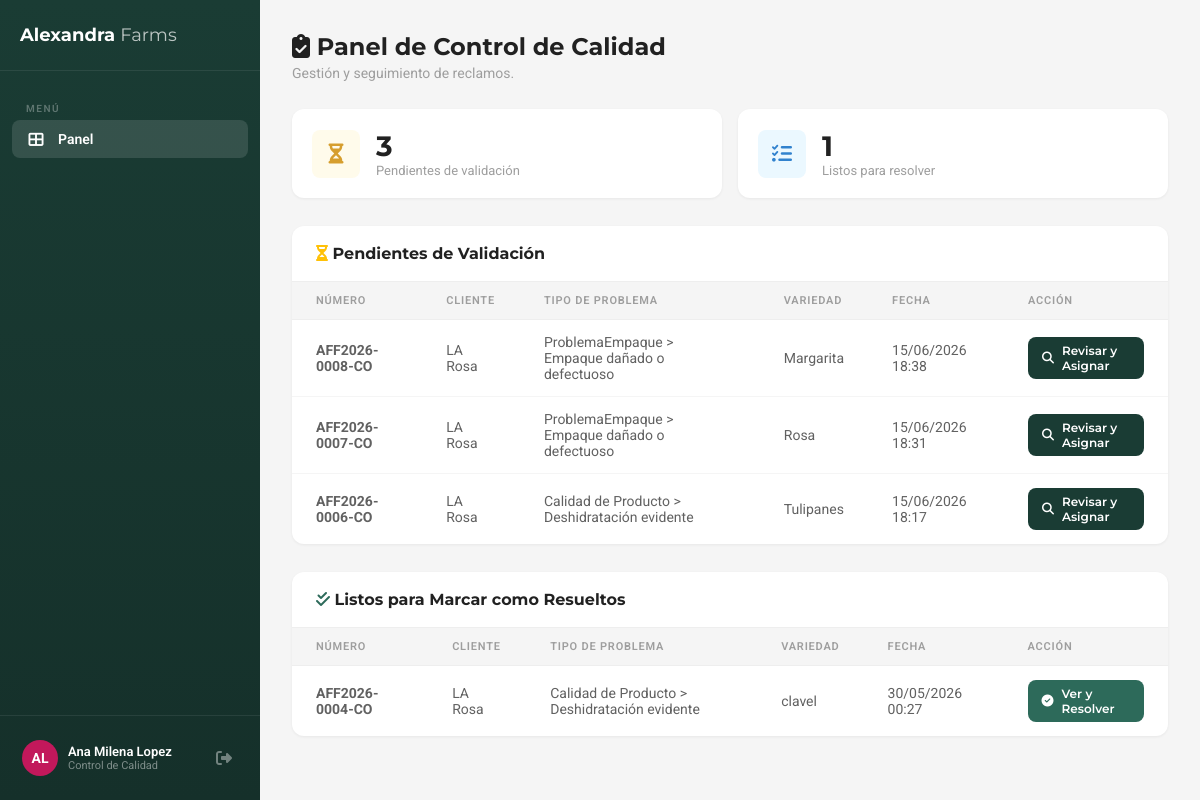
/reclamos/calidad/panel/ (signed in), run on the app's committed database.
### cuentas/models.py (models this page shows, shortened)
class Perfil(models.Model):
    ROLES = (
        ('cliente_comprador', _('Cliente Comprador')),
        ('empleado', _('Empleado Interno')),
    )
    DEPARTAMENTOS = (
        ('ventas', _('Ventas')),
        ('calidad', _('Control de Calidad')),
        ('poscosecha', _('Poscosecha')),
        ('produccion', _('Producción')),
        ('exportaciones', _('Exportaciones')),
        ('gerencia', _('Gerencia General')),
        ('admin', _('Administrador TI')),
    )
    IDIOMAS = (
        ('es', _('Español')),
        ('en', _('English')),
        ('ru', _('Русский')),
    )
    user = models.OneToOneField(User, on_delete=models.CASCADE, related_name='perfil')
    role = models.CharField(max_length=20, choices=ROLES, verbose_name=_('Rol'))
    departamento = models.CharField(max_length=20, choices=DEPARTAMENTOS, null=True, blank=True, verbose_name=_('Departamento'))
    phone = models.CharField(max_length=30, blank=True, verbose_name=_('Teléfono'))
    company_name = models.CharField(max_length=200, blank=True, verbose_name=_('Empresa'))
    country = models.CharField(max_length=100, blank=True, verbose_name=_('País'))
    preferred_language = models.CharField(
        max_length=2, choices=IDIOMAS, default='es', verbose_name=_('Idioma preferido')
    )
    must_change_password = models.BooleanField(
        default=False, verbose_name=_('Debe cambiar contraseña')
    )
    temp_password_expires_at = models.DateTimeField(
        null=True, blank=True, verbose_name=_('Expiración de contraseña temporal')
    )
    failed_attempts = models.IntegerField(default=0, verbose_name=_('Intentos fallidos'))
    locked_until = models.DateTimeField(
        null=True, blank=True, verbose_name=_('Bloqueado hasta')
    )
    created_at = models.DateTimeField(auto_now_add=True, verbose_name=_('Creado el'))
    class Meta:
        verbose_name = _('Perfil')
        verbose_name_plural = _('Perfiles')

### reclamos/models.py (models this page shows, shortened)
class Reclamo(models.Model):
    ESTADOS = (
        ('pendiente_validacion', _('Pendiente Validación')),
        ('en_validacion', _('En Validación')),
        ('aprobado_pendiente', _('Aprobado - Pendiente Asignación')),
        ('rechazado', _('Rechazado')),
        ('en_proceso', _('En Proceso')),
        ('en_investigacion', _('En Investigación')),
        ('resolucion_propuesta', _('Resolución Propuesta')),
        ('resuelto', _('Resuelto')),
        ('cerrado', _('Cerrado')),
    )
    numero = models.CharField(max_length=25, unique=True, editable=False, verbose_name=_('Número'))
    cliente = models.ForeignKey(Perfil, on_delete=models.CASCADE, related_name='reclamos', verbose_name=_('Cliente'))
    tipo_problema = models.ForeignKey(TipoProblema, on_delete=models.PROTECT, verbose_name=_('Tipo de problema'))
    variedad_rosa = models.CharField(max_length=100, verbose_name=_('Variedad de rosa'))
    numero_guia_master = models.CharField(max_length=100, verbose_name=_('Número de Guía Master'))
    fecha_despacho = models.DateField(verbose_name=_('Fecha de despacho'))
    descripcion = models.TextField(verbose_name=_('Descripción detallada'))
    estado = models.CharField(max_length=25, choices=ESTADOS, default='pendiente_validacion', verbose_name=_('Estado'))
    inspector_calidad = models.ForeignKey(
        Perfil, on_delete=models.SET_NULL, null=True, blank=True,
        related_name='reclamos_inspeccionados', verbose_name=_('Inspector de Calidad')
    )
    motivo_rechazo = models.ForeignKey(
        MotivoRechazo, on_delete=models.SET_NULL, null=True, blank=True,
        verbose_name=_('Motivo de Rechazo')
    )
    observaciones_internas_calidad = models.TextField(blank=True, verbose_name=_('Observaciones Internas (Calidad)'))
    zona_horaria_cliente = models.CharField(max_length=50, default='America/New_York', verbose_name=_('Zona horaria cliente'))
    created_at = models.DateTimeField(auto_now_add=True)
    updated_at = models.DateTimeField(auto_now=True)
    class Meta:
        verbose_name = _('Reclamo')
        verbose_name_plural = _('Reclamos')
        ordering = ['-created_at']
        permissions = [
            ("puede_validar_calidad", "Puede validar reclamos como Control de Calidad"),
            ("puede_ver_gerencia", "Puede ver dashboard gerencial"),
        ]

class TipoProblema(models.Model):
    categoria = models.ForeignKey(CategoriaProblema, on_delete=models.CASCADE, related_name='tipos')
    nombre = models.CharField(max_length=150, verbose_name=_('Tipo de Problema'))
    activo = models.BooleanField(default=True)
    class Meta:
        verbose_name = _('Tipo de Problema')
        verbose_name_plural = _('Tipos de Problemas')
    def __str__(self):
        return f"{self.categoria.nombre} > {self.nombre}"

class CategoriaProblema(models.Model):
    nombre = models.CharField(max_length=100, verbose_name=_('Categoría'))
    orden = models.PositiveIntegerField(default=0)
    class Meta:
        verbose_name = _('Categoría de Problema')
        verbose_name_plural = _('Categorías de Problemas')
        ordering = ['orden']

### cuentas/views.py (the view)
        @login_required
        def wrapper(request, *args, **kwargs):
            try:
                perfil = request.user.perfil
            except Perfil.DoesNotExist:
                logout(request)
                return redirect('login')
            if perfil.must_change_password:
                return redirect('cambiar_password')
            if perfil.role in roles:
                return view_func(request, *args, **kwargs)
            else:
                logout(request)
                messages.error(request, 'sin_permiso')
                return redirect('login')

### cuentas/views.py (called while the page is built)
def role_required(*roles):
    def decorator(view_func):
        @login_required
        def wrapper(request, *args, **kwargs):
            try:
                perfil = request.user.perfil
            except Perfil.DoesNotExist:
                logout(request)
                return redirect('login')
            if perfil.must_change_password:
                return redirect('cambiar_password')
            if perfil.role in roles:
                return view_func(request, *args, **kwargs)
            else:
                logout(request)
                messages.error(request, 'sin_permiso')
                return redirect('login')
        return wrapper
    return decorator

### reclamos/views.py (called while the page is built)
@role_required('empleado')
def panel_calidad(request):
    perfil = request.user.perfil
    if perfil.departamento != 'calidad':
        messages.error(request, 'sin_permiso')
        return redirect('login')
    reclamos_pendientes = Reclamo.objects.filter(
        estado__in=['pendiente_validacion', 'en_validacion']
    ).select_related('cliente__user', 'tipo_problema__categoria').order_by('-created_at')
    reclamos_por_resolver = Reclamo.objects.filter(
        estado='resolucion_propuesta'
    ).select_related('cliente__user', 'tipo_problema__categoria').order_by('-created_at')
    return render(request, 'reclamos/panel_calidad.html', {
        'perfil': perfil,
        'reclamos': reclamos_pendientes,
        'en_calidad_count': reclamos_pendientes.count(),
        'reclamos_por_resolver': reclamos_por_resolver,
        'por_resolver_count': reclamos_por_resolver.count(),
    })

### reclamos/templates/reclamos/panel_calidad.html (shortened to what this page needs)
{% extends 'reclamos/base_panel.html' %}
{% block sidebar_nav %}
    <div class="nav-section">Menú</div>
    <a href="{% url 'panel_calidad' %}" class="active"><i class="fas fa-th-large"></i> Panel</a>
{% endblock %}
{% block content %}
    <div class="page-header">
        <h1><i class="fas fa-clipboard-check"></i> Panel de Control de Calidad</h1>
        <p>Gestión y seguimiento de reclamos.</p>
    </div>
    <div class="stats-grid" style="margin-bottom: 28px;">
        <div class="stat-card">
            <div class="stat-card-icon yellow"><i class="fas fa-hourglass-half"></i></div>
            <div>
                <div class="stat-card-value">{{ en_calidad_count }}</div>
                <div class="stat-card-label">Pendientes de validación</div>
            </div>
        </div>
        <div class="stat-card">
            <div class="stat-card-icon blue"><i class="fas fa-tasks"></i></div>
            <div>
                <div class="stat-card-value">{{ por_resolver_count }}</div>
                <div class="stat-card-label">Listos para resolver</div>
            </div>
        </div>
    </div>
    <div class="table-card" style="margin-bottom: 28px;">
        <div class="table-card-header">
            <h2><i class="fas fa-hourglass-half" style="color:#ffc107;"></i> Pendientes de Validación</h2>
        </div>
        <table>
            <thead>
                <tr>
                    <th>Número</th>
                    <th>Cliente</th>
                    <th>Tipo de Problema</th>
                    <th>Variedad</th>
                    <th>Fecha</th>
                    <th>Acción</th>
                </tr>
            </thead>
            <tbody>
                {% for reclamo in reclamos %}
                <tr>
                    <td><strong>{{ reclamo.numero }}</strong></td>
                    <td>{{ reclamo.cliente.company_name }}</td>
                    <td>{{ reclamo.tipo_problema }}</td>
                    <td>{{ reclamo.variedad_rosa }}</td>
                    <td>{{ reclamo.created_at|date:"d/m/Y H:i" }}</td>
                    <td>
                        <a href="{% url 'detalle_reclamo' reclamo.pk %}" class="btn btn-sm btn-primary">
                            <i class="fas fa-search"></i> Revisar y Asignar
                        </a>
                    </td>
                </tr>
                {% endfor %}
            </tbody>
        </table>
    </div>
    <div class="table-card">
        <div class="table-card-header">
            <h2><i class="fas fa-check-double" style="color:#2d6a5a;"></i> Listos para Marcar como Resueltos</h2>
        </div>
        <table>
            <thead>
                <tr>
                    <th>Número</th>
                    <th>Cliente</th>
                    <th>Tipo de Problema</th>
                    <th>Variedad</th>
                    <th>Fecha</th>
                    <th>Acción</th>
                </tr>
            </thead>
            <tbody>
                {% for reclamo in reclamos_por_resolver %}
                <tr>
                    <td><strong>{{ reclamo.numero }}</strong></td>
                    <td>{{ reclamo.cliente.company_name }}</td>
                    <td>{{ reclamo.tipo_problema }}</td>
                    <td>{{ reclamo.variedad_rosa }}</td>
                    <td>{{ reclamo.created_at|date:"d/m/Y H:i" }}</td>
                    <td>
                        <a href="{% url 'detalle_reclamo' reclamo.pk %}" class="btn btn-sm" style="background:#2d6a5a;color:white;">
                            <i class="fas fa-check-circle"></i> Ver y Resolver
                        </a>
                    </td>
                </tr>
                {% endfor %}
            </tbody>
        </table>
    </div>
{% endblock %}

### reclamos/templates/reclamos/base_panel.html (shortened to what this page needs)
{% load static %}
<!DOCTYPE html>
<html lang="es">
<head>
    <link rel="stylesheet" href="https://cdnjs.cloudflare.com/ajax/libs/font-awesome/6.4.0/css/all.min.css"/>
</head>
<body>
    <aside class="sidebar" id="sidebar">
        <div class="sidebar-logo">
            <a href="#">Alexandra <span>Farms</span></a>
        </div>
        <nav class="sidebar-nav">
            {% block sidebar_nav %}{% endblock %}
        </nav>
        <div class="sidebar-footer">
            <div class="sidebar-user">
                <div class="sidebar-avatar">{{ request.user.first_name.0 }}{{ request.user.last_name.0 }}</div>
                <div class="sidebar-user-info">
                    <div class="sidebar-user-name">{{ request.user.get_full_name }}</div>
                    <div class="sidebar-user-role">
                        {% if perfil.role == 'cliente_comprador' %}Cliente
                        {% elif perfil.role == 'empleado' %}{{ perfil.get_departamento_display }}
                        {% endif %}
                    </div>
                </div>
                <a href="{% url 'logout' %}" class="sidebar-logout" title="Cerrar sesión"><i class="fas fa-sign-out-alt"></i></a>
            </div>
        </div>
    </aside>
    <main class="main-content">
        {% block content %}{% endblock %}
    </main>
</body>
</html>

### data on the page
Perfil: departamento "Control de Calidad"
Reclamo: numero "AFF2026-0008-CO", cliente.company_name "LA Rosa", tipo_problema "ProblemaEmpaque > Empaque dañado o defectuoso", variedad_rosa "Margarita", created_at "15/06/2026 18:38"
Reclamo: numero "AFF2026-0007-CO", cliente.company_name "LA Rosa", tipo_problema "ProblemaEmpaque > Empaque dañado o defectuoso", variedad_rosa "Rosa", created_at "15/06/2026 18:31"
Reclamo: numero "AFF2026-0006-CO", cliente.company_name "LA Rosa", tipo_problema "Calidad de Producto > Deshidratación evidente", variedad_rosa "Tulipanes", created_at "15/06/2026 18:17"
Reclamo: numero "AFF2026-0004-CO", cliente.company_name "LA Rosa", tipo_problema "Calidad de Producto > Deshidratación evidente", variedad_rosa "clavel", created_at "30/05/2026 00:27"

### other printed values
{{ request.user.first_name.0 }} "A"
{{ request.user.last_name.0 }} "L"
{{ request.user.get_full_name }} "Ana Milena Lopez"
{{ en_calidad_count }} "3"
{{ por_resolver_count }} "1"
